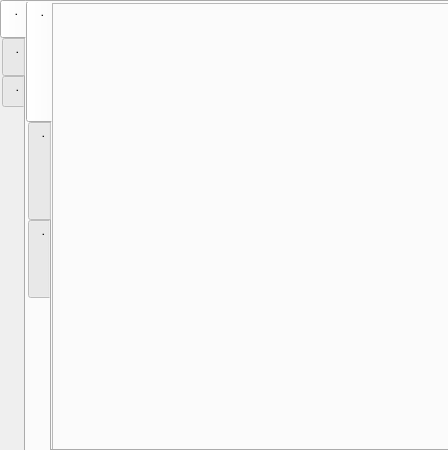
<ui version="4.0" >
 <author></author>
 <comment></comment>
 <exportmacro></exportmacro>
 <class>myMainWindow</class>
 <widget class="QDialog" name="myMainWindow" >
  <property name="geometry" >
   <rect>
    <x>0</x>
    <y>0</y>
    <width>448</width>
    <height>450</height>
   </rect>
  </property>
  <property name="sizePolicy" >
   <sizepolicy>
    <hsizetype>4</hsizetype>
    <vsizetype>4</vsizetype>
    <horstretch>0</horstretch>
    <verstretch>0</verstretch>
   </sizepolicy>
  </property>
  <property name="minimumSize" >
   <size>
    <width>400</width>
    <height>450</height>
   </size>
  </property>
  <property name="maximumSize" >
   <size>
    <width>16777215</width>
    <height>450</height>
   </size>
  </property>
  <property name="baseSize" >
   <size>
    <width>400</width>
    <height>450</height>
   </size>
  </property>
  <property name="windowTitle" >
   <string>postemonitor</string>
  </property>
  <property name="windowIcon" >
   <iconset resource="postemonitor.qrc" >:/icon.png</iconset>
  </property>
  <property name="modal" >
   <bool>false</bool>
  </property>
  <widget class="QTabWidget" name="tabProdotti" >
   <property name="geometry" >
    <rect>
     <x>0</x>
     <y>0</y>
     <width>452</width>
     <height>452</height>
    </rect>
   </property>
   <property name="sizePolicy" >
    <sizepolicy>
     <hsizetype>0</hsizetype>
     <vsizetype>0</vsizetype>
     <horstretch>0</horstretch>
     <verstretch>0</verstretch>
    </sizepolicy>
   </property>
   <property name="minimumSize" >
    <size>
     <width>452</width>
     <height>452</height>
    </size>
   </property>
   <property name="maximumSize" >
    <size>
     <width>450</width>
     <height>450</height>
    </size>
   </property>
   <property name="baseSize" >
    <size>
     <width>450</width>
     <height>450</height>
    </size>
   </property>
   <property name="tabPosition" >
    <enum>QTabWidget::West</enum>
   </property>
   <property name="tabShape" >
    <enum>QTabWidget::Rounded</enum>
   </property>
   <widget class="QWidget" name="lettere" >
    <attribute name="title" >
     <string>   .</string>
    </attribute>
    <attribute name="icon" >
     <iconset resource="postemonitor.qrc" >:/lettere.png</iconset>
    </attribute>
    <widget class="QTabWidget" name="tabLettere" >
     <property name="geometry" >
      <rect>
       <x>0</x>
       <y>-1</y>
       <width>430</width>
       <height>450</height>
      </rect>
     </property>
     <property name="tabPosition" >
      <enum>QTabWidget::West</enum>
     </property>
     <widget class="QWidget" name="raccomandata" >
      <attribute name="title" >
       <string>                            .</string>
      </attribute>
      <attribute name="icon" >
       <iconset resource="postemonitor.qrc" >:/raccomandata.png</iconset>
      </attribute>
      <widget class="raccomandataMonitor" name="frameRaccomandata" >
       <property name="geometry" >
        <rect>
         <x>0</x>
         <y>0</y>
         <width>400</width>
         <height>450</height>
        </rect>
       </property>
       <property name="minimumSize" >
        <size>
         <width>400</width>
         <height>450</height>
        </size>
       </property>
       <property name="maximumSize" >
        <size>
         <width>400</width>
         <height>450</height>
        </size>
       </property>
       <property name="baseSize" >
        <size>
         <width>400</width>
         <height>450</height>
        </size>
       </property>
       <property name="frameShape" >
        <enum>QFrame::StyledPanel</enum>
       </property>
       <property name="frameShadow" >
        <enum>QFrame::Raised</enum>
       </property>
      </widget>
     </widget>
     <widget class="QWidget" name="assicurata" >
      <attribute name="title" >
       <string>                     .</string>
      </attribute>
      <attribute name="icon" >
       <iconset resource="postemonitor.qrc" >:/assicurata.png</iconset>
      </attribute>
      <widget class="assicurataMonitor" name="frameAssicurata" >
       <property name="geometry" >
        <rect>
         <x>0</x>
         <y>0</y>
         <width>400</width>
         <height>450</height>
        </rect>
       </property>
       <property name="sizePolicy" >
        <sizepolicy>
         <hsizetype>13</hsizetype>
         <vsizetype>13</vsizetype>
         <horstretch>0</horstretch>
         <verstretch>0</verstretch>
        </sizepolicy>
       </property>
       <property name="minimumSize" >
        <size>
         <width>400</width>
         <height>450</height>
        </size>
       </property>
       <property name="maximumSize" >
        <size>
         <width>400</width>
         <height>450</height>
        </size>
       </property>
       <property name="baseSize" >
        <size>
         <width>400</width>
         <height>450</height>
        </size>
       </property>
       <property name="frameShape" >
        <enum>QFrame::StyledPanel</enum>
       </property>
       <property name="frameShadow" >
        <enum>QFrame::Raised</enum>
       </property>
      </widget>
     </widget>
     <widget class="QWidget" name="postacelere" >
      <attribute name="title" >
       <string>               .</string>
      </attribute>
      <attribute name="icon" >
       <iconset resource="postemonitor.qrc" >:/postacelere.png</iconset>
      </attribute>
      <widget class="CelereOneMonitor" name="frameCelereUno_2" >
       <property name="geometry" >
        <rect>
         <x>0</x>
         <y>0</y>
         <width>400</width>
         <height>450</height>
        </rect>
       </property>
       <property name="minimumSize" >
        <size>
         <width>400</width>
         <height>450</height>
        </size>
       </property>
       <property name="maximumSize" >
        <size>
         <width>400</width>
         <height>450</height>
        </size>
       </property>
       <property name="baseSize" >
        <size>
         <width>400</width>
         <height>450</height>
        </size>
       </property>
       <property name="frameShape" >
        <enum>QFrame::StyledPanel</enum>
       </property>
       <property name="frameShadow" >
        <enum>QFrame::Raised</enum>
       </property>
      </widget>
     </widget>
    </widget>
   </widget>
   <widget class="QWidget" name="pacchi" >
    <attribute name="title" >
     <string>   .</string>
    </attribute>
    <attribute name="icon" >
     <iconset resource="postemonitor.qrc" >:/pacchi.png</iconset>
    </attribute>
    <widget class="QTabWidget" name="tabPacchi" >
     <property name="geometry" >
      <rect>
       <x>0</x>
       <y>-1</y>
       <width>430</width>
       <height>450</height>
      </rect>
     </property>
     <property name="tabPosition" >
      <enum>QTabWidget::West</enum>
     </property>
     <widget class="QWidget" name="paccocelere1" >
      <attribute name="title" >
       <string>              .</string>
      </attribute>
      <attribute name="icon" >
       <iconset resource="postemonitor.qrc" >:/paccocelere1.png</iconset>
      </attribute>
      <widget class="CelereOneMonitor" name="frameCelereUno" >
       <property name="geometry" >
        <rect>
         <x>0</x>
         <y>0</y>
         <width>400</width>
         <height>450</height>
        </rect>
       </property>
       <property name="minimumSize" >
        <size>
         <width>400</width>
         <height>450</height>
        </size>
       </property>
       <property name="maximumSize" >
        <size>
         <width>400</width>
         <height>450</height>
        </size>
       </property>
       <property name="baseSize" >
        <size>
         <width>400</width>
         <height>450</height>
        </size>
       </property>
       <property name="frameShape" >
        <enum>QFrame::StyledPanel</enum>
       </property>
       <property name="frameShadow" >
        <enum>QFrame::Raised</enum>
       </property>
      </widget>
     </widget>
     <widget class="QWidget" name="paccocelere3" >
      <attribute name="title" >
       <string>               .</string>
      </attribute>
      <attribute name="icon" >
       <iconset resource="postemonitor.qrc" >:/paccocelere3.png</iconset>
      </attribute>
      <widget class="CelereMonitor" name="frameCelereTreMonitor" >
       <property name="geometry" >
        <rect>
         <x>0</x>
         <y>0</y>
         <width>400</width>
         <height>450</height>
        </rect>
       </property>
       <property name="minimumSize" >
        <size>
         <width>400</width>
         <height>450</height>
        </size>
       </property>
       <property name="maximumSize" >
        <size>
         <width>400</width>
         <height>450</height>
        </size>
       </property>
       <property name="sizeIncrement" >
        <size>
         <width>400</width>
         <height>450</height>
        </size>
       </property>
       <property name="baseSize" >
        <size>
         <width>400</width>
         <height>450</height>
        </size>
       </property>
       <property name="frameShape" >
        <enum>QFrame::StyledPanel</enum>
       </property>
       <property name="frameShadow" >
        <enum>QFrame::Raised</enum>
       </property>
      </widget>
     </widget>
     <widget class="QWidget" name="paccoceleremaxi" >
      <attribute name="title" >
       <string>                      .</string>
      </attribute>
      <attribute name="icon" >
       <iconset resource="postemonitor.qrc" >:/paccoceleremaxi.png</iconset>
      </attribute>
      <widget class="CelereOneMonitor" name="frameCelereMaxi" >
       <property name="geometry" >
        <rect>
         <x>0</x>
         <y>0</y>
         <width>400</width>
         <height>450</height>
        </rect>
       </property>
       <property name="minimumSize" >
        <size>
         <width>400</width>
         <height>450</height>
        </size>
       </property>
       <property name="maximumSize" >
        <size>
         <width>400</width>
         <height>450</height>
        </size>
       </property>
       <property name="sizeIncrement" >
        <size>
         <width>400</width>
         <height>450</height>
        </size>
       </property>
       <property name="baseSize" >
        <size>
         <width>400</width>
         <height>450</height>
        </size>
       </property>
       <property name="frameShape" >
        <enum>QFrame::StyledPanel</enum>
       </property>
       <property name="frameShadow" >
        <enum>QFrame::Raised</enum>
       </property>
      </widget>
     </widget>
     <widget class="QWidget" name="paccocelereinternazionale" >
      <attribute name="title" >
       <string>                                        .</string>
      </attribute>
      <attribute name="icon" >
       <iconset resource="postemonitor.qrc" >:/paccocelereinternazionale.png</iconset>
      </attribute>
      <widget class="CelereOneMonitor" name="frameCelereInternazionale" >
       <property name="geometry" >
        <rect>
         <x>0</x>
         <y>0</y>
         <width>400</width>
         <height>450</height>
        </rect>
       </property>
       <property name="minimumSize" >
        <size>
         <width>400</width>
         <height>450</height>
        </size>
       </property>
       <property name="maximumSize" >
        <size>
         <width>400</width>
         <height>450</height>
        </size>
       </property>
       <property name="baseSize" >
        <size>
         <width>400</width>
         <height>450</height>
        </size>
       </property>
       <property name="frameShape" >
        <enum>QFrame::StyledPanel</enum>
       </property>
       <property name="frameShadow" >
        <enum>QFrame::Raised</enum>
       </property>
      </widget>
     </widget>
    </widget>
   </widget>
   <widget class="QWidget" name="about" >
    <attribute name="title" >
     <string> .</string>
    </attribute>
    <attribute name="icon" >
     <iconset resource="postemonitor.qrc" >:/about.png</iconset>
    </attribute>
    <widget class="QLabel" name="label_2" >
     <property name="geometry" >
      <rect>
       <x>45</x>
       <y>10</y>
       <width>311</width>
       <height>52</height>
      </rect>
     </property>
     <property name="text" >
      <string/>
     </property>
     <property name="pixmap" >
      <pixmap resource="postemonitor.qrc" >:/postemonitorlogo.png</pixmap>
     </property>
    </widget>
    <widget class="QLabel" name="label" >
     <property name="geometry" >
      <rect>
       <x>10</x>
       <y>60</y>
       <width>440</width>
       <height>381</height>
      </rect>
     </property>
     <property name="maximumSize" >
      <size>
       <width>440</width>
       <height>381</height>
      </size>
     </property>
     <property name="baseSize" >
      <size>
       <width>440</width>
       <height>381</height>
      </size>
     </property>
     <property name="frameShadow" >
      <enum>QFrame::Plain</enum>
     </property>
     <property name="text" >
      <string>&lt;html>&lt;head>&lt;meta name="qrichtext" content="1" />&lt;/head>&lt;body style=" white-space: pre-wrap; font-family:Sans Serif; font-size:9pt; font-weight:400; font-style:normal; text-decoration:none;">&lt;p style=" margin-top:0px; margin-bottom:0px; margin-left:0px; margin-right:0px; -qt-block-indent:0; text-indent:0px; font-family:MS Shell Dlg; font-size:8pt;">&lt;span style=" font-weight:600;">About&lt;/span>&lt;/p>&lt;p style=" margin-top:0px; margin-bottom:0px; margin-left:0px; margin-right:0px; -qt-block-indent:0; text-indent:0px; font-family:MS Shell Dlg; font-size:8pt; font-weight:600;">&lt;span style=" font-weight:400;">postemonitor è un programma creato dal Lux Team.&lt;/span>&lt;/p>&lt;p style=" margin-top:0px; margin-bottom:0px; margin-left:0px; margin-right:0px; -qt-block-indent:0; text-indent:0px; font-family:MS Shell Dlg; font-size:8pt;">E' scritto completamente in C++ usando le librerie QT4 ed&lt;/p>&lt;p style=" margin-top:0px; margin-bottom:0px; margin-left:0px; margin-right:0px; -qt-block-indent:0; text-indent:0px; font-family:MS Shell Dlg; font-size:8pt;">è attualmente disponibile per Windows e Linux.&lt;/p>&lt;p style=" margin-top:0px; margin-bottom:0px; margin-left:0px; margin-right:0px; -qt-block-indent:0; text-indent:0px; font-family:MS Shell Dlg; font-size:8pt;">Sebbene sia un programma freeware accettiamo volentieri donazioni.&lt;/p>&lt;p style="-qt-paragraph-type:empty; margin-top:0px; margin-bottom:0px; margin-left:0px; margin-right:0px; -qt-block-indent:0; text-indent:0px; font-family:MS Shell Dlg; font-size:8pt;">&lt;/p>&lt;p style=" margin-top:0px; margin-bottom:0px; margin-left:0px; margin-right:0px; -qt-block-indent:0; text-indent:0px; font-family:MS Shell Dlg; font-size:8pt;">&lt;span style=" font-weight:600;">Disclaimer&lt;/span>&lt;/p>&lt;p style=" margin-top:0px; margin-bottom:0px; margin-left:0px; margin-right:0px; -qt-block-indent:0; text-indent:0px; font-family:MS Shell Dlg; font-size:8pt;">Il Lux Team non è in alcun modo associato a Poste Italiane.&lt;/p>&lt;p style=" margin-top:0px; margin-bottom:0px; margin-left:0px; margin-right:0px; -qt-block-indent:0; text-indent:0px; font-family:MS Shell Dlg; font-size:8pt;">postemonitor non è un prodotto ufficiale di Poste Italiane nè vuole &lt;/p>&lt;p style=" margin-top:0px; margin-bottom:0px; margin-left:0px; margin-right:0px; -qt-block-indent:0; text-indent:0px; font-family:MS Shell Dlg; font-size:8pt;">essere in alcun modo un servizio sostitutivo a quello offerto da&lt;/p>&lt;p style=" margin-top:0px; margin-bottom:0px; margin-left:0px; margin-right:0px; -qt-block-indent:0; text-indent:0px; font-family:MS Shell Dlg; font-size:8pt;">Poste Italiane.&lt;/p>&lt;p style="-qt-paragraph-type:empty; margin-top:0px; margin-bottom:0px; margin-left:0px; margin-right:0px; -qt-block-indent:0; text-indent:0px; font-family:MS Shell Dlg; font-size:8pt;">&lt;/p>&lt;p style=" margin-top:0px; margin-bottom:0px; margin-left:0px; margin-right:0px; -qt-block-indent:0; text-indent:0px; font-family:MS Shell Dlg; font-size:8pt;">&lt;span style=" font-weight:600;">Marchi registrati&lt;/span>&lt;/p>&lt;p style=" margin-top:0px; margin-bottom:0px; margin-left:0px; margin-right:0px; -qt-block-indent:0; text-indent:0px; font-family:MS Shell Dlg; font-size:8pt;">Microsoft, Windows, ed il logo Windows sono marchi registrati di&lt;/p>&lt;p style=" margin-top:0px; margin-bottom:0px; margin-left:0px; margin-right:0px; -qt-block-indent:0; text-indent:0px; font-family:MS Shell Dlg; font-size:8pt;">Microsoft Corporation negli Stati Uniti ed in altri paesi.&lt;/p>&lt;p style=" margin-top:0px; margin-bottom:0px; margin-left:0px; margin-right:0px; -qt-block-indent:0; text-indent:0px; font-family:MS Shell Dlg; font-size:8pt;">Linux è un marchio registrato di Linus Torvalds.&lt;/p>&lt;p style=" margin-top:0px; margin-bottom:0px; margin-left:0px; margin-right:0px; -qt-block-indent:0; text-indent:0px; font-family:MS Shell Dlg; font-size:8pt;">Tutti gli altri marchi commerciali citati sono marchi registrati dei&lt;/p>&lt;p style=" margin-top:0px; margin-bottom:0px; margin-left:0px; margin-right:0px; -qt-block-indent:0; text-indent:0px; font-family:MS Shell Dlg; font-size:8pt;">rispettivi proprietari.&lt;/p>&lt;p style="-qt-paragraph-type:empty; margin-top:0px; margin-bottom:0px; margin-left:0px; margin-right:0px; -qt-block-indent:0; text-indent:0px; font-family:MS Shell Dlg; font-size:8pt;">&lt;/p>&lt;p style=" margin-top:0px; margin-bottom:0px; margin-left:0px; margin-right:0px; -qt-block-indent:0; text-indent:0px; font-family:MS Shell Dlg; font-size:8pt;">&lt;span style=" font-weight:600;">Supporto&lt;/span>&lt;/p>&lt;p style=" margin-top:0px; margin-bottom:0px; margin-left:0px; margin-right:0px; -qt-block-indent:0; text-indent:0px; font-family:MS Shell Dlg; font-size:8pt;">Per maggiori informazioni e supporto:&lt;/p>&lt;p style=" margin-top:0px; margin-bottom:0px; margin-left:0px; margin-right:0px; -qt-block-indent:0; text-indent:0px; font-family:MS Shell Dlg; font-size:8pt;">http://postemonitor.luxteam.net&lt;/p>&lt;/body>&lt;/html></string>
     </property>
     <property name="textFormat" >
      <enum>Qt::AutoText</enum>
     </property>
     <property name="scaledContents" >
      <bool>false</bool>
     </property>
     <property name="wordWrap" >
      <bool>true</bool>
     </property>
    </widget>
   </widget>
  </widget>
 </widget>
 <pixmapfunction></pixmapfunction>
 <customwidgets>
  <customwidget>
   <class>CelereOneMonitor</class>
   <extends>QFrame</extends>
   <header>celereonemonitor.h</header>
   <container>0</container>
   <pixmap></pixmap>
  </customwidget>
  <customwidget>
   <class>CelereMonitor</class>
   <extends>QFrame</extends>
   <header>celeremonitor.h</header>
   <container>0</container>
   <pixmap></pixmap>
  </customwidget>
  <customwidget>
   <class>raccomandataMonitor</class>
   <extends>QFrame</extends>
   <header>raccomandatamonitor.h</header>
   <container>0</container>
   <pixmap></pixmap>
  </customwidget>
  <customwidget>
   <class>assicurataMonitor</class>
   <extends>QFrame</extends>
   <header>assicuratamonitor.h</header>
   <container>0</container>
   <pixmap></pixmap>
  </customwidget>
 </customwidgets>
 <tabstops>
  <tabstop>tabLettere</tabstop>
  <tabstop>tabProdotti</tabstop>
  <tabstop>tabPacchi</tabstop>
 </tabstops>
 <resources>
  <include location="postemonitor.qrc" />
 </resources>
 <connections/>
</ui>
